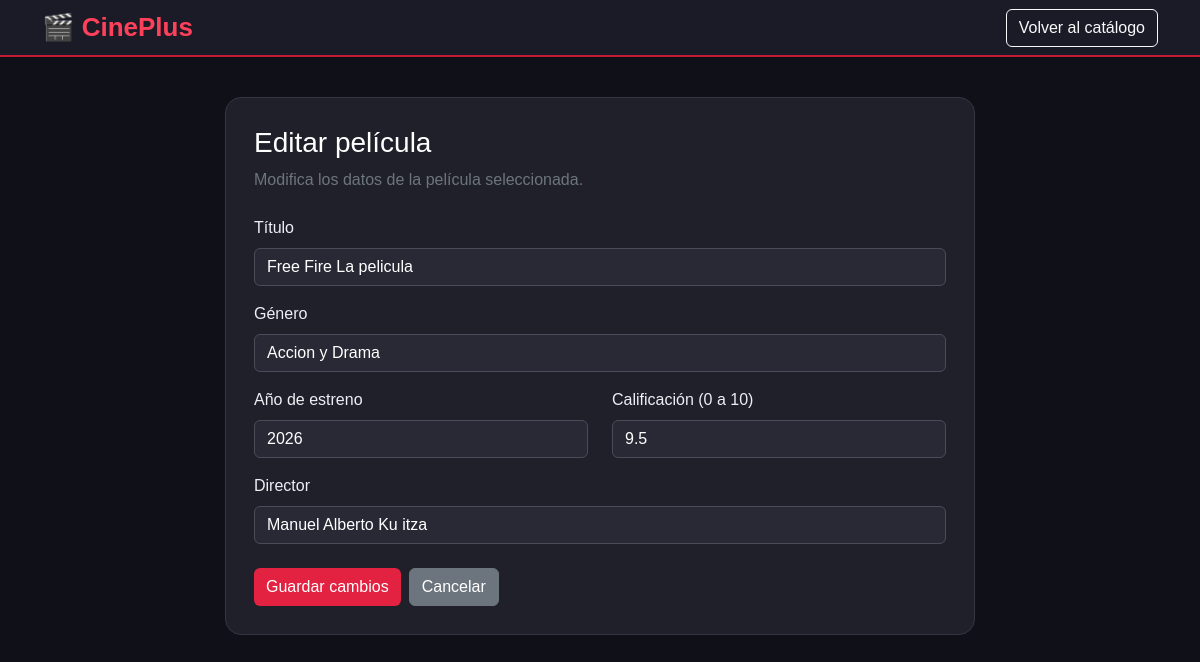
The app's page /editar.php?id=3 with its own data.
### tables this page shows
CREATE TABLE `peliculas` (
  `id` int(11) NOT NULL,
  `titulo` varchar(150) NOT NULL,
  `genero` varchar(60) NOT NULL,
  `año` int(11) NOT NULL,
  `director` varchar(100) NOT NULL,
  `calificacion` decimal(3,1) NOT NULL
);

### editar.php (the view, shortened to what this page needs)
<?php
require_once "conexion.php";
function e($valor) {
    return htmlspecialchars((string)$valor, ENT_QUOTES, "UTF-8");
}
$id = filter_input(INPUT_GET, "id", FILTER_VALIDATE_INT);
$editando = $id !== false && $id !== null && $id > 0;
$pelicula = [
    "titulo" => "",
    "genero" => "",
    "año" => "",
    "director" => "",
    "calificacion" => ""
];
if ($editando) {
    $stmt = $conexion->prepare(
        "SELECT titulo, genero, `año`, director, calificacion
         FROM peliculas WHERE id = ?"
    );
    $stmt->bind_param("i", $id);
    $stmt->execute();
    $resultado = $stmt->get_result();
    $datos = $resultado->fetch_assoc();
    $pelicula = $datos;
}
?>
<!DOCTYPE html>
<html lang="es">
<head>
    <link
        href="https://cdn.jsdelivr.net/npm/bootstrap@5.3.3/dist/css/bootstrap.min.css"
        rel="stylesheet"
    >
</head>
<body>
<nav class="navbar navbar-dark navbar-cine">
    <div class="container">
        <a class="marca" href="index.php">🎬 CinePlus</a>
        <a href="index.php" class="btn btn-outline-light">
            Volver al catálogo
        </a>
    </div>
</nav>
<main class="container">
    <section class="formulario">
        <h1 class="h3 mb-2">
            <?= $editando ? "Editar película" : "Subir película" ?>
        </h1>
        <p class="text-secondary mb-4">
            <?= $editando
                ? "Modifica los datos de la película seleccionada."
                : "Completa los datos para agregarla al catálogo." ?>
        </p>
        <form
            action="<?= $editando ? "actualizar.php" : "guardar.php" ?>"
            method="POST"
        >
            <div class="mb-3">
                <label for="titulo" class="form-label">Título</label>
                <input
                    type="text"
                    class="form-control"
                    id="titulo"
                    name="titulo"
                    maxlength="150"
                    value="<?= e($pelicula["titulo"]) ?>"
                    required
                >
            </div>
            <div class="mb-3">
                <label for="genero" class="form-label">Género</label>
                <input
                    type="text"
                    class="form-control"
                    id="genero"
                    name="genero"
                    maxlength="80"
                    value="<?= e($pelicula["genero"]) ?>"
                    placeholder="Ejemplo: Acción, comedia, drama..."
                    required
                >
            </div>
            <div class="row">
                <div class="col-md-6 mb-3">
                    <label for="anio" class="form-label">
                        Año de estreno
                    </label>
                    <input
                        type="number"
                        class="form-control"
                        id="anio"
                        name="año"
                        min="1888"
                        max="2100"
                        value="<?= e($pelicula["año"]) ?>"
                        required
                    >
                </div>
                <div class="col-md-6 mb-3">
                    <label for="calificacion" class="form-label">
                        Calificación (0 a 10)
                    </label>
                    <input
                        type="number"
                        class="form-control"
                        id="calificacion"
                        name="calificacion"
                        min="0"
                        max="10"
                        step="0.1"
                        value="<?= e($pelicula["calificacion"]) ?>"
                        required
                    >
                </div>
            </div>
            <div class="mb-4">
                <label for="director" class="form-label">
                    Director
                </label>
                <input
                    type="text"
                    class="form-control"
                    id="director"
                    name="director"
                    maxlength="120"
                    value="<?= e($pelicula["director"]) ?>"
                    required
                >
            </div>
            <div class="d-flex flex-wrap gap-2">
                <button type="submit" class="btn btn-rojo">
                    <?= $editando ? "Guardar cambios" : "Registrar película" ?>
                </button>
                <a href="index.php" class="btn btn-secondary">
                    Cancelar
                </a>
            </div>
        </form>
    </section>
</main>
</body>
</html>

### editar.php (style rules this page uses)
body { background: #101018; color: white; font-family: Arial, sans-serif; }
.navbar-cine { background: #1b1b27; border-bottom: 2px solid #c71932; }
.marca { color: #ff405b; font-size: 26px; font-weight: bold; text-decoration: none; }
.formulario { max-width: 750px; margin: 40px auto; padding: 28px; background: #20202b; border: 1px solid #353542; border-radius: 16px; }
.form-control { background: #292936; color: white; border: 1px solid #4a4a59; }
.form-control::placeholder { color: #b7b7c4; }
.form-label { color: #eeeeF4; }
.btn-rojo { background: #e32140; color: white; border: none; }

### records on screen
peliculas: titulo "Free Fire La pelicula", genero "Accion y Drama", año "2026", calificacion "9.5", director "Manuel Alberto Ku itza"
